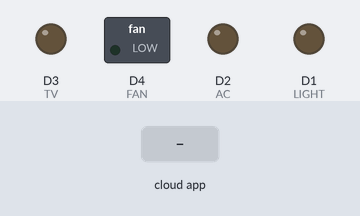
The sketch below on a simulated ESP8266 (NodeMCU). On the bench: switched loads named in the sketch (green lamp = pin HIGH), output pins drawn as LEDs (lit = HIGH). Inputs (shaded band) come from the test bench. WiFi joins after 1.5 s; servers stay silent unless stated; the Firebase database answers and starts empty; what the sketch prints to the serial monitor is not drawn.

Above: at 3.7 s.
3.8 s: the phone or cloud app sets status to 1
At 4.6 s:
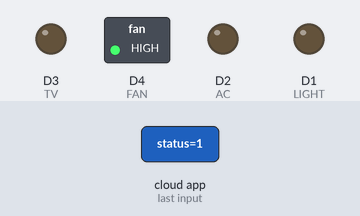
5.3 s: the phone or cloud app sets status to 0
At 5.8 s:
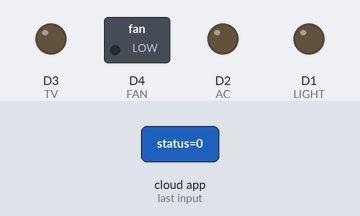
Timing chart, 0 to 8.3 s (numbered marks = the images above; inputs shaded):
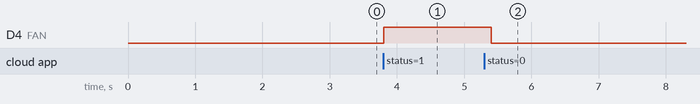

The sketch:

smart_home.ino
```cpp
#include <ESP8266WiFi.h>
#include <WiFiClient.h>
#include <ESP8266mDNS.h>
#include <ESP8266HTTPClient.h>
#include <FirebaseESP8266.h>


#ifndef STASSID
#define STASSID "WIFISSID"
#define STAPSK "WIIFIPASS"
#define FIREBASE_HOST ""
#define FIREBASE_AUTH ""
#endif

const char* ssid = STASSID;
const char* password = STAPSK;

FirebaseData firebaseData;

#define LIGHT D1
#define AC D2
#define TV D3
#define FAN D4


void setup() {

  pinMode(LIGHT, OUTPUT);
  pinMode(AC, OUTPUT);
  pinMode(TV, OUTPUT);
  pinMode(FAN, OUTPUT);


  Serial.begin(115200);
  WiFi.mode(WIFI_STA);
  WiFi.begin(ssid, password);
  Serial.println("");

  while (WiFi.status() != WL_CONNECTED){
    delay(500);
    Serial.print(".");
  }
  Serial.println("");
  Serial.print(" Connted to ==> ");
  Serial.println(ssid);
  Serial.print("IP Address ==> ");
  Serial.println(WiFi.localIP());

  Firebase.begin(FIREBASE_HOST, FIREBASE_AUTH);

  Firebase.reconnectWiFi(true);
  delay(1000);
}

void loop() {
  if (Firebase.get(firebaseData, "/Smart AC/status")) {
      bool smartACValue = firebaseData.boolData();
      Serial.print("Value at /Smart AC: ");
      Serial.println(smartACValue);
      if(smartACValue){
          digitalWrite(AC, HIGH);
          delay(4000);
      } else {
          digitalWrite(AC, LOW);
          delay(1000);
      }

  } else {
    Serial.print("Firebase Error: ");
    Serial.println(firebaseData.errorReason());
  }

  if (Firebase.get(firebaseData, "/Smart Fan/status")) {
      bool smartFanValue = firebaseData.boolData();
      Serial.print("Value at /Smart Fan: ");
      Serial.println(smartFanValue);
      if(smartFanValue){
          digitalWrite(FAN, HIGH);
          // delay(4000);
      } else {
          digitalWrite(FAN, LOW);
          // delay(1000);
      }

  } else {
    Serial.print("Firebase Error: ");
    Serial.println(firebaseData.errorReason());
  }


  if (Firebase.get(firebaseData, "/Smart Light/status")) {
      bool smartLightValue = firebaseData.boolData();
      Serial.print("Value at /Smart Light: ");
      Serial.println(smartLightValue);
      if(smartLightValue){
          digitalWrite(LIGHT, HIGH);
      }else{
          digitalWrite(LIGHT, LOW);
      }

  } else {
    Serial.print("Firebase Error: ");
    Serial.println(firebaseData.errorReason());
  }


  if (Firebase.get(firebaseData, "/Smart TV/status")) {
      bool smartTVValue = firebaseData.boolData();
      Serial.print("Value at /Smart TV: ");
      Serial.println(smartTVValue);

      if(smartTVValue){
          digitalWrite(TV, HIGH);

      }else {
          digitalWrite(TV, LOW);

      }

  } else {
    Serial.print("Firebase Error: ");
    Serial.println(firebaseData.errorReason());
  }
}
```

Measured:
- after the input at 3.8 s, D4 (FAN): LOW → HIGH at once
- after the input at 5.3 s, D4 (FAN): HIGH → LOW after 0.10 s
